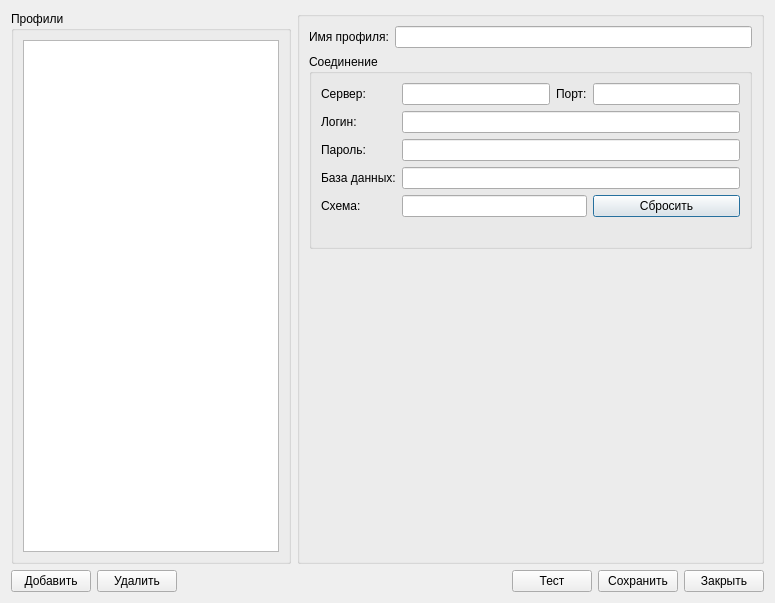
<?xml version="1.0" encoding="UTF-8"?>
<ui version="4.0">
 <class>ConnectionProfileDialog</class>
 <widget class="QDialog" name="ConnectionProfileDialog">
  <property name="geometry">
   <rect>
    <x>0</x>
    <y>0</y>
    <width>775</width>
    <height>603</height>
   </rect>
  </property>
  <property name="windowTitle">
   <string notr="true">Профили</string>
  </property>
  <property name="modal">
   <bool>true</bool>
  </property>
  <layout class="QGridLayout" name="gridLayout_4">
   <item row="0" column="0">
    <layout class="QVBoxLayout" name="verticalLayout_2">
     <item>
      <layout class="QHBoxLayout" name="horizontalLayout_3">
       <item>
        <widget class="QGroupBox" name="groupBox">
         <property name="sizePolicy">
          <sizepolicy hsizetype="Preferred" vsizetype="Preferred">
           <horstretch>0</horstretch>
           <verstretch>0</verstretch>
          </sizepolicy>
         </property>
         <property name="title">
          <string notr="true">Профили</string>
         </property>
         <layout class="QGridLayout" name="gridLayout">
          <item row="0" column="0">
           <widget class="QListView" name="profileListView"/>
          </item>
         </layout>
        </widget>
       </item>
       <item>
        <widget class="QGroupBox" name="groupBox_3">
         <property name="sizePolicy">
          <sizepolicy hsizetype="Preferred" vsizetype="Preferred">
           <horstretch>1</horstretch>
           <verstretch>0</verstretch>
          </sizepolicy>
         </property>
         <property name="title">
          <string/>
         </property>
         <layout class="QVBoxLayout" name="verticalLayout">
          <item>
           <layout class="QHBoxLayout" name="horizontalLayout">
            <item>
             <widget class="QLabel" name="label">
              <property name="text">
               <string notr="true">Имя профиля:</string>
              </property>
             </widget>
            </item>
            <item>
             <widget class="QLineEdit" name="profileNameEdit"/>
            </item>
           </layout>
          </item>
          <item>
           <widget class="QGroupBox" name="groupBox_2">
            <property name="title">
             <string notr="true">Соединение</string>
            </property>
            <layout class="QGridLayout" name="gridLayout_3">
             <item row="0" column="0">
              <layout class="QGridLayout" name="gridLayout_2">
               <item row="4" column="1" colspan="2">
                <widget class="QLineEdit" name="schemaEdit"/>
               </item>
               <item row="1" column="1" colspan="3">
                <widget class="QLineEdit" name="userEdit"/>
               </item>
               <item row="0" column="3">
                <widget class="QLineEdit" name="portEdit"/>
               </item>
               <item row="4" column="0">
                <widget class="QLabel" name="label_7">
                 <property name="text">
                  <string notr="true">Схема:</string>
                 </property>
                </widget>
               </item>
               <item row="2" column="1" colspan="3">
                <widget class="QLineEdit" name="passwordEdit">
                 <property name="echoMode">
                  <enum>QLineEdit::Password</enum>
                 </property>
                </widget>
               </item>
               <item row="0" column="1">
                <widget class="QLineEdit" name="serverEdit"/>
               </item>
               <item row="0" column="2">
                <widget class="QLabel" name="label_3">
                 <property name="text">
                  <string notr="true">Порт:</string>
                 </property>
                </widget>
               </item>
               <item row="3" column="0">
                <widget class="QLabel" name="label_6">
                 <property name="text">
                  <string notr="true">База данных:</string>
                 </property>
                </widget>
               </item>
               <item row="0" column="0">
                <widget class="QLabel" name="label_2">
                 <property name="text">
                  <string notr="true">Сервер:</string>
                 </property>
                </widget>
               </item>
               <item row="2" column="0">
                <widget class="QLabel" name="label_5">
                 <property name="text">
                  <string notr="true">Пароль:</string>
                 </property>
                </widget>
               </item>
               <item row="1" column="0">
                <widget class="QLabel" name="label_4">
                 <property name="text">
                  <string notr="true">Логин:</string>
                 </property>
                </widget>
               </item>
               <item row="4" column="3">
                <widget class="QPushButton" name="pushButton">
                 <property name="text">
                  <string notr="true">Сбросить</string>
                 </property>
                </widget>
               </item>
               <item row="3" column="1" colspan="3">
                <widget class="QLineEdit" name="databaseEdit"/>
               </item>
               <item row="5" column="0" colspan="4">
                <widget class="QLabel" name="testResultLabel">
                 <property name="text">
                  <string notr="true"/>
                 </property>
                </widget>
               </item>
              </layout>
             </item>
            </layout>
           </widget>
          </item>
          <item>
           <spacer name="verticalSpacer">
            <property name="orientation">
             <enum>Qt::Vertical</enum>
            </property>
            <property name="sizeHint" stdset="0">
             <size>
              <width>20</width>
              <height>250</height>
             </size>
            </property>
           </spacer>
          </item>
         </layout>
        </widget>
       </item>
      </layout>
     </item>
     <item>
      <layout class="QHBoxLayout" name="horizontalLayout_2">
       <item>
        <widget class="QPushButton" name="addButton">
         <property name="text">
          <string notr="true">Добавить</string>
         </property>
        </widget>
       </item>
       <item>
        <widget class="QPushButton" name="deleteButton">
         <property name="text">
          <string notr="true">Удалить</string>
         </property>
        </widget>
       </item>
       <item>
        <spacer name="horizontalSpacer">
         <property name="orientation">
          <enum>Qt::Horizontal</enum>
         </property>
         <property name="sizeHint" stdset="0">
          <size>
           <width>40</width>
           <height>20</height>
          </size>
         </property>
        </spacer>
       </item>
       <item>
        <widget class="QPushButton" name="testButton">
         <property name="text">
          <string notr="true">Тест</string>
         </property>
        </widget>
       </item>
       <item>
        <widget class="QPushButton" name="saveButton">
         <property name="text">
          <string notr="true">Сохранить</string>
         </property>
        </widget>
       </item>
       <item>
        <widget class="QPushButton" name="closeButton">
         <property name="text">
          <string notr="true">Закрыть</string>
         </property>
        </widget>
       </item>
      </layout>
     </item>
    </layout>
   </item>
  </layout>
 </widget>
 <resources/>
 <connections/>
</ui>
